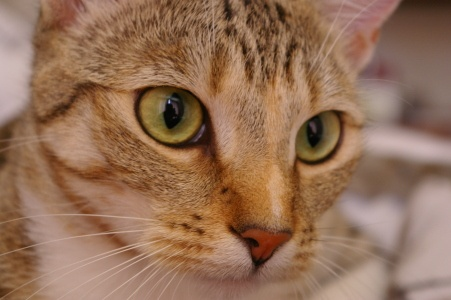
#> input picture sample.jpg, 451 x 300 px, found by its file name
$ python exp7.py
#> lines starting #> are read from the running program, lines starting #| are printed output that depends on the picture
import cv2
import numpy as np
import matplotlib.pyplot as plt

img = cv2.cvtColor(cv2.imread("sample.jpg"), cv2.COLOR_BGR2RGB)
h, w = img.shape[:2]
#> h = 300; w = 451

src = np.float32([[0, 0], [w - 1, 0], [w - 1, h - 1], [0, h - 1]])
#> src = [[0, 0], [450, 0], [450, 299], [0, 299]]
dst = np.float32([[60, 40], [w - 40, 0], [w - 110, h - 20], [20, h - 80]])

H = cv2.getPerspectiveTransform(src, dst)
warped = cv2.warpPerspective(img, H, (w, h))
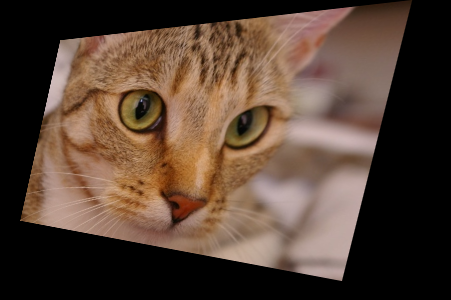
#> warped: shape (300, 451, 3); mean R, G, B 84.9, 65, 51.9

print("Homography matrix H (3x3):")
print(np.round(H, 4))
#| [[ 4.509e-01 -1.328e-01  6.000e+01]
#|  [-8.890e-02  6.130e-01  4.000e+01]
#|  [-8.000e-04  0.000e+00  1.000e+00]]

p = H @ np.array([w - 1, h - 1, 1.0])
#> p = [223.2, 183.3, 0.655]
print("Corner (w-1, h-1) maps to:", np.round(p[:2] / p[2], 2))
#| Corner (w-1, h-1) maps to: [341. 280.]

restored = cv2.warpPerspective(warped, np.linalg.inv(H), (w, h))

fig, axes = plt.subplots(1, 3, figsize=(13, 4.5))
axes[0].imshow(img)
axes[0].scatter(src[:, 0], src[:, 1], c="red", s=40)
axes[0].set_title("Original + source points")
axes[1].imshow(warped)
axes[1].scatter(dst[:, 0], dst[:, 1], c="lime", s=40)
axes[1].set_title("Perspective transformed")
axes[2].imshow(restored)
axes[2].set_title("Restored using inverse H")
for a in axes:
    a.axis("off")
plt.tight_layout()
plt.show()
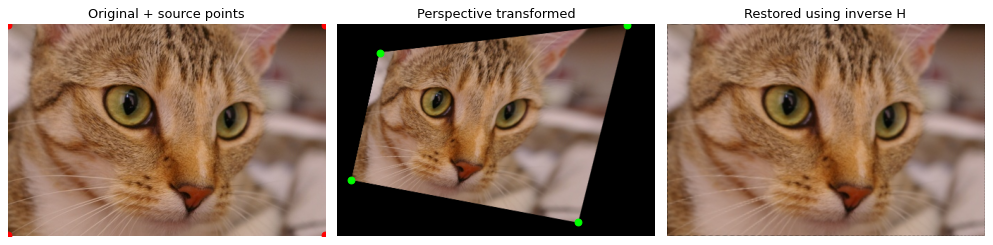
#> figure drawn by matplotlib, 3 panels
